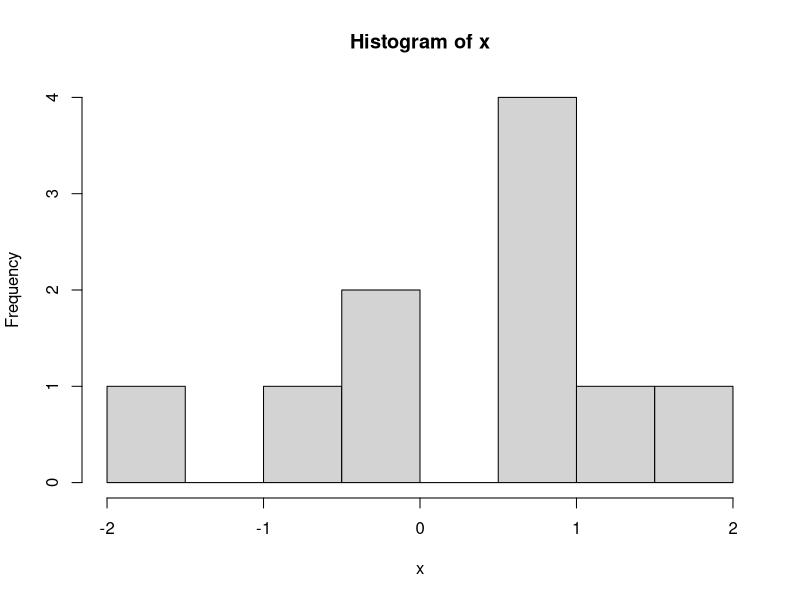

Source code (R):
## ---- chunk 1
x <- rnorm(10)
x
## ---- chunk 2
hist(x)
